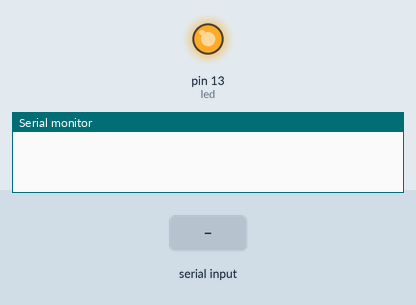
Recording of a sketch running on a simulated Arduino Uno, built with avr-gcc and run on an emulated ATmega328P. Parts: output pins drawn as LEDs (lit = HIGH), the last lines printed to the serial monitor. Inputs (shaded band) come from the test bench.

Above: at 1.2 s.
1.3 s: "ledoff" received over Serial
At 2.6 s:
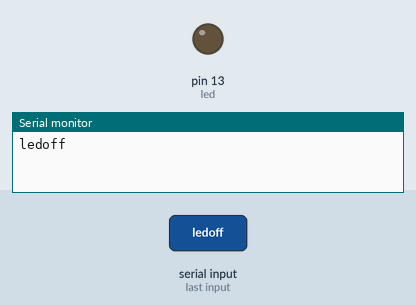
2.9 s: "ledon" received over Serial
At 3.9 s:
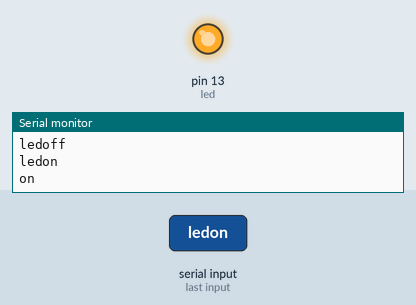
Timing chart, 0 to 5.9 s (numbered marks = the images above; inputs shaded):
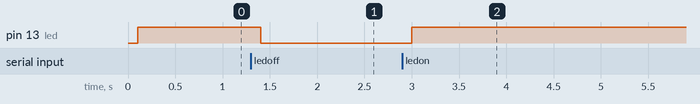

Measured:
- after the input at 1.3 s, pin 13 (led): HIGH → LOW after 0.10 s
- after the input at 2.9 s, pin 13 (led): LOW → HIGH after 0.10 s

The sketch:

prakt5.ino
```cpp
int led = 13;

void setup() {
  pinMode(led, OUTPUT);
  Serial.begin(38400);
  Serial.setTimeout(100);
}

int d = 100;

void blink(){
  digitalWrite(led, HIGH);
  delay(d);
  digitalWrite(led, LOW);
  delay(d - 100);
}


bool led_on = true;
void loop() {
  String input = Serial.readString();
  input.trim();
  Serial.println(input);

  if (input == "ledon") {
    Serial.println("on");
    led_on = true;
  }
  else if (input == "ledoff") {
    led_on = false;
  }

  digitalWrite(led, led_on);
}
```
